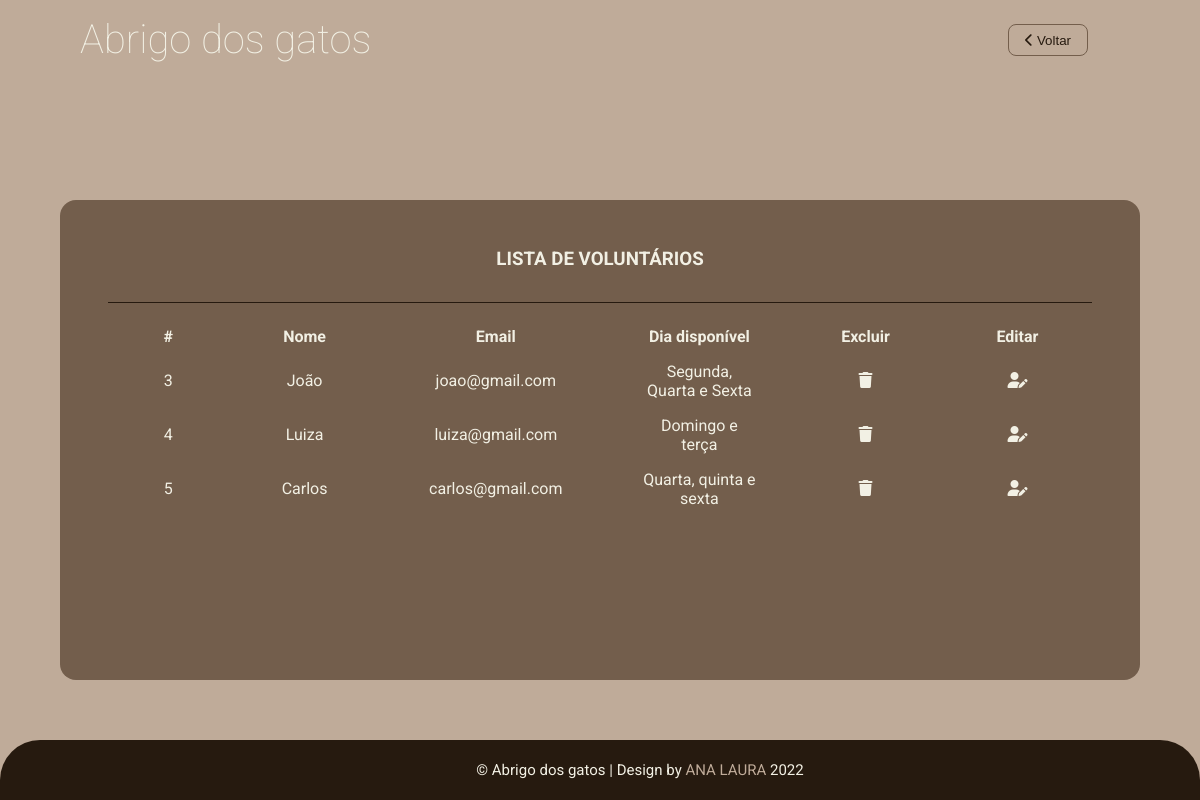
Page /admin/tabelas/tabela_voluntario.php (signed in) on the committed database.
### tables this page shows
CREATE TABLE IF NOT EXISTS `voluntario` (
  `id_voluntario` int(11) NOT NULL AUTO_INCREMENT,
  `nome` varchar(50) DEFAULT NULL,
  `email` varchar(50) DEFAULT NULL,
  `idade` int(11) DEFAULT NULL,
  `dia_disponivel` varchar(255) DEFAULT NULL,
  PRIMARY KEY (`id_voluntario`)
);

### admin/tabelas/tabela_voluntario.php (the view, shortened to what this page needs)
<!DOCTYPE html>
<html lang="pt-br">
<head>
    <link rel="stylesheet" href="../../css/style.css">
    <link rel="stylesheet" href="https://cdnjs.cloudflare.com/ajax/libs/font-awesome/6.1.2/css/all.min.css" />
</head>
<body id="adm">
    <header class="header-adm">
        <span>
            <a href="../../index.php">Abrigo dos gatos</a>
        </span>
        <a href="../painel.php"><button class="sair"><i class="fa-solid fa-chevron-left"></i> Voltar</button></a>
    </header>
    <div class="tabela">
        <h3>Lista de Voluntários</h3>
        <table>
            <thead>
                <tr>
                    <th class="opcao">#</th>
                    <th>Nome</th>
                    <th>Email</th>
                    <th>Dia disponível</th>
                    <th>Excluir</th>
                    <th>Editar</th>
                </tr>
            </thead>
            <tbody>
                <?php
                    require_once '../../lib/conn.php';
                    $sql = "SELECT * FROM voluntario ORDER BY id_voluntario ASC";
                    $stmt = $conn->query($sql);
                    $voluntarios = $stmt->fetchAll(PDO::FETCH_OBJ);
                    foreach ($voluntarios as $voluntario) {
                        ?>
                    <tr>
                        <td class="id"><?= $voluntario->id_voluntario ?></td>
                        <td><?= $voluntario->nome ?></td>
                        <td><?= $voluntario->email ?></td>
                        <td><?= $voluntario->dia_disponivel ?></td>
                        <td>
                            <a href="../../function/delete/voluntario.php?id=<?= $voluntario->id_voluntario?>">
                                <i class="fa-solid fa-trash"></i>
                            </a>
                        </td>
                        <td>
                            <a href="../editar/voluntario.php?id=<?= $voluntario->id_voluntario?>">
                                <i class="fa-solid fa-user-pen"></i>
                            </a>
                        </td>
                    </tr>
                <?php
                    }
                ?>
            </tbody>
        </table>
    </div>
    <footer id="footer-adm">
        <div id="baixo">
			<div class="centro">
				<span class="credito">&copy; Abrigo dos gatos |</span>
				<span>Design by <a href="#">ANA LAURA </a>2022</span>
			</div>
		</div>
    </footer>
</body>
</html>

### css/style.css (style rules this page uses)
* { margin: 0; padding: 0; box-sizing: border-box; }
body, html { background-color: var(--secondary); font-family: "Roboto", sans-serif; color: #777; height: 100%; }
header { padding: 1rem 10rem 0 5rem; box-sizing: border-box; display: flex; justify-content: space-between; }
a { text-decoration: none; color: var(--light); }
button { width: 20rem; height: 2rem; margin: auto; margin-top: 1rem; background-color: var(--primary); color: var(--light); font-weight: 300; cursor: pointer; border-radius: 8px; border: none; transition: background-color 1s, color 1s; -webkit-transition: background-color 1s, color 1s; -moz-transition: background-color 1s, color 1s; -ms-transition: background-color 1s, color 1s; -o-transition: background-color 1s, color 1s; }
footer { background-color: var(--dark); color: var(--light); padding: 1rem 0 1rem 5rem; padding-left: 5rem; border-top-left-radius: 40px; border-top-right-radius: 40px; }
#baixo .centro { width: 50%; margin: auto; padding: 5px; font-size: 15px; background: var(--dark); text-align: center; }
#baixo .centro span { color: var(--light); }
#baixo .centro a { color: var(--secondary); text-decoration: none; }
h3 { text-transform: uppercase; color: var(--primary); }
@media all and (min-width: 992px) and (max-width: 1399.98px) { header { padding: 0 4rem 0 2rem; } }

### css/variable.css (style rules this page uses)
:root { --light: #F2F0E4; --dark: #261A0F; --primary: #735E4C; --secondary: #BFAB99; }

### css/adm.css (style rules this page uses)
#adm { background-color: var(--secondary); display: flex; flex-direction: column; min-height: 100vh; }
#adm header { display: flex; justify-content: center; padding: 1rem; color: var(--light); font-weight: 100; font-size: 3.5rem; }
#adm button { width: 10rem; }
.header-adm span { font-size: 2.5rem; }
#adm .header-adm { padding: 1rem 5rem ; display: flex; flex-direction: row; justify-content: space-between; align-content: center; }
#adm .header-adm .sair { float: right; margin: 0.5rem 2rem 0 0; border: 1px solid var(--primary); background-color: transparent; color: var(--dark); width: 5rem; }
#adm h3 { text-align: center; }
#footer-adm { position: fixed; bottom: 0; width: 100%; }
.tabela { background-color: var(--primary); width: 90%; height: 30rem; margin: auto; padding: 3rem; overflow-y: scroll; border-radius: 1rem; -webkit-border-radius: 1rem; -moz-border-radius: 1rem; -ms-border-radius: 1rem; -o-border-radius: 1rem; }
.tabela h3 { color: var(--light); margin-bottom: 1rem; padding-bottom: 2rem; border-bottom: 1px solid var(--dark); }
table { border-collapse: collapse; color: var(--light); }
th, td { width: 30rem; padding: 0.5rem 2rem; text-align: center; }
.opcao { width: 2rem; }

### rows in the picture
voluntario: id_voluntario "3", nome "João", email "joao@gmail.com", dia_disponivel "Segunda, Quarta e Sexta"
voluntario: id_voluntario "4", nome "Luiza", email "luiza@gmail.com", dia_disponivel "Domingo e terça"
voluntario: id_voluntario "5", nome "Carlos", email "carlos@gmail.com", dia_disponivel "Quarta, quinta e sexta"
